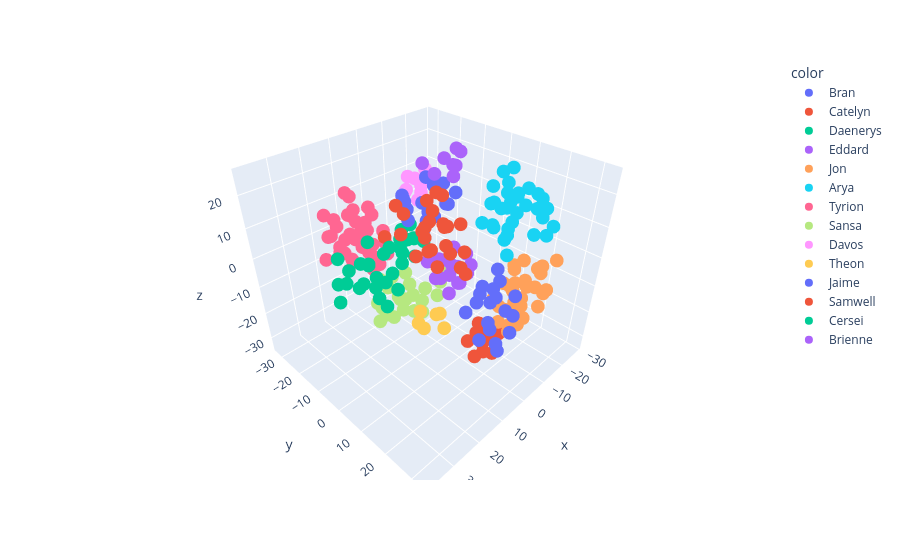

Notebook code cell kept with this figure:
### Code cell
# 3D viz
tsne = TSNE(n_components=3, init='random', learning_rate='auto')
data = tsne.fit_transform(X)
scatter_x = data[:, 0]
scatter_y = data[:, 1]
scatter_z = data[:, 2]
px.scatter_3d(x=scatter_x, y=scatter_y, z=scatter_z, color=got.Name)

### Figure 1 — Plotly figure (JSON) as saved in the notebook; plotly's stock layout.template omitted (floating-point values rounded to 4 significant figures)
{"data": [{"hovertemplate": "color=Bran<br>x=%{x}<br>y=%{y}<br>z=%{z}<extra></extra>", "legendgroup": "Bran", "marker": {"color": "#636efa", "symbol": "circle"}, "mode": "markers", "name": "Bran", "scene": "scene", "showlegend": true, "type": "scatter3d", "x": [-1.566, -0.09313, 2.394, 5.123, 3.262, 5.34, 1.814, 1.557, 7.024, 10.83, 7.55, 7.273, 9.887, 7.887, 11.91, 13.31, 13.01, 9.436], "y": [19.37, 22.34, 23.05, 20.71, 18.63, 23.77, 26.32, 28.62, 26.6, 23.6, 32.15, 32.32, 19.54, 25.49, 29.13, 32.92, 26.97, 29.6], "z": [-3.879, 1.127, 6.516, 1.278, -3.337, -2.18, -5.547, 0.5093, 1.995, 0.8518, -5.819, -0.3325, -5.31, -6.422, -3.893, -7.556, -8.126, -10.07]}, {"hovertemplate": "color=Catelyn<br>x=%{x}<br>y=%{y}<br>z=%{z}<extra></extra>", "legendgroup": "Catelyn", "marker": {"color": "#EF553B", "symbol": "circle"}, "mode": "markers", "name": "Catelyn", "scene": "scene", "showlegend": true, "type": "scatter3d", "x": [-3.123, 0.3502, 3.4, 12.25, 8.792, 10.56, 14.13, 4.414, 4.504, 9.066, 8.058, 7.058, 3.555, 2.93, -1.35, 3.634, -0.06253, -1.235, 3.777, 10.83, 12.6, 10.23, 8.054, 8.074, 5.749], "y": [7.181, 8.948, 13.44, -3.947, -4.809, -4.224, -6.854, 6.923, 7.293, 8.271, 2.519, 2.857, -1.198, 1.637, -0.1952, -0.1639, 1.577, -3.737, -2.824, 7.651, 3.838, 4.78, 11.82, 9.569, 12.94], "z": [1.796, -0.9682, 0.6629, 18.18, 14.05, 8.617, 8.26, 7.22, 13.41, 3.227, 9.387, 4.736, 17.45, 20.68, 17.67, 11.46, 9.917, 11.55, 7.293, 9.14, 6.198, 14.44, 8.676, 15.63, 16.92]}, {"hovertemplate": "color=Daenerys<br>x=%{x}<br>y=%{y}<br>z=%{z}<extra></extra>", "legendgroup": "Daenerys", "marker": {"color": "#00cc96", "symbol": "circle"}, "mode": "markers", "name": "Daenerys", "scene": "scene", "showlegend": true, "type": "scatter3d", "x": [30.13, 27.03, 28.57, 32.16, 28.5, 31.07, 23.24, 25.0, 24.1, 27.5, 29.64, 35.77, 37.83, 34.56, 34.86, 30.79, 26.8, 23.69, 26.85, 29.4, 25.23], "y": [12.29, 12.76, 6.877, 11.0, 12.79, 7.516, 10.26, 7.926, 4.611, 3.011, 2.466, 4.81, 4.48, 0.3932, -0.1373, 2.735, 5.231, 4.334, -0.8374, -3.105, -0.2887], "z": [4.256, 7.858, 9.069, 10.21, 13.31, 14.46, 12.33, 16.47, 12.71, 16.86, 11.42, 9.977, 5.387, 14.16, 6.609, 4.896, 0.8699, 3.744, 2.161, 6.443, 7.458]}, {"hovertemplate": "color=Eddard<br>x=%{x}<br>y=%{y}<br>z=%{z}<extra></extra>", "legendgroup": "Eddard", "marker": {"color": "#ab63fa", "symbol": "circle"}, "mode": "markers", "name": "Eddard", "scene": "scene", "showlegend": true, "type": "scatter3d", "x": [-3.117, -1.576, 0.6125, -8.076, -12.24, -8.912, -3.798, -6.874, -9.661, 1.588, -0.5381, -7.291, -3.722, -2.041, -0.7114], "y": [4.871, 7.236, 0.7898, -1.789, 2.333, 3.066, -0.5684, 2.007, -2.694, 2.503, -5.026, 5.162, 1.231, -2.974, 3.944], "z": [-4.332, -8.197, -1.833, -9.482, -9.386, -3.327, -4.866, -13.73, -4.021, -7.302, -6.042, -8.715, -9.508, -12.03, -13.38]}, {"hovertemplate": "color=Jon<br>x=%{x}<br>y=%{y}<br>z=%{z}<extra></extra>", "legendgroup": "Jon", "marker": {"color": "#FFA15A", "symbol": "circle"}, "mode": "markers", "name": "Jon", "scene": "scene", "showlegend": true, "type": "scatter3d", "x": [-11.78, -9.851, -11.89, -7.396, -7.691, -6.891, -13.04, -13.58, -13.25, -9.808, -15.07, -15.98, -18.45, -21.46, -28.47, -27.21, -24.98, -21.88, -23.26, -24.34, -25.77, -20.34, -15.7, -18.17, -20.81, -18.97, -18.83, -15.29, -10.15], "y": [17.63, 20.74, 22.14, 19.68, 24.5, 18.42, 17.56, 22.54, 19.01, 20.3, 12.4, 16.76, 18.26, 12.72, 17.7, 17.14, 14.59, 12.08, 14.26, 20.27, 23.84, 21.13, 25.76, 26.21, 23.87, 19.07, 13.83, 13.06, 13.41], "z": [-9.133, -5.459, -11.3, -14.35, -17.31, -19.56, -19.76, -19.64, -15.42, -24.04, -21.82, -27.24, -20.27, -19.03, -13.04, -18.24, -15.71, -11.0, -7.274, -7.036, -3.903, -5.537, -14.56, -9.5, -13.47, -12.59, -7.07, -12.42, -15.68]}, {"hovertemplate": "color=Arya<br>x=%{x}<br>y=%{y}<br>z=%{z}<extra></extra>", "legendgroup": "Arya", "marker": {"color": "#19d3f3", "symbol": "circle"}, "mode": "markers", "name": "Arya", "scene": "scene", "showlegend": true, "type": "scatter3d", "x": [-10.81, -12.41, -9.765, -9.942, -15.03, -20.17, -15.74, -14.93, -16.41, -20.76, -8.999, -7.196, -5.507, -11.3, -14.03, -20.19, -26.32, -26.51, -23.87, -28.19, -25.45, -27.38, -22.66, -17.08, -16.07, -20.41, -17.65, -14.42, -18.46, -14.81, -15.56], "y": [16.29, 13.76, 16.42, 11.5, 13.99, 24.07, 21.04, 25.35, 22.58, 20.99, 10.7, 15.45, 18.41, 17.67, 15.51, 17.85, 15.87, 10.7, 12.09, 13.4, 4.2, 6.707, 7.545, 4.884, 8.682, 8.886, 9.659, 7.676, 10.49, 7.45, 3.007], "z": [1.403, 4.71, 8.466, 8.817, 9.499, 10.08, 8.036, 9.976, 13.79, 14.28, 16.34, 17.36, 19.31, 15.3, 18.3, 17.78, 13.4, 14.81, 10.72, 8.444, 14.79, 11.49, 10.62, 16.75, 22.71, 22.59, 16.1, 13.56, 4.391, 5.959, 4.586]}, {"hovertemplate": "color=Tyrion<br>x=%{x}<br>y=%{y}<br>z=%{z}<extra></extra>", "legendgroup": "Tyrion", "marker": {"color": "#FF6692", "symbol": "circle"}, "mode": "markers", "name": "Tyrion", "scene": "scene", "showlegend": true, "type": "scatter3d", "x": [21.1, 21.36, 17.81, 16.55, 21.09, 15.13, 8.534, 13.26, 7.019, 11.85, 12.92, 8.496, 6.118, 3.188, 8.149, 17.29, 4.764, 11.22, 14.38, 6.325, 12.36, 9.844, 11.53, 18.98, 14.03, 16.93, 5.518, 10.87, 14.77, 8.431, 19.64, 8.204, 12.51, 15.06, 18.91], "y": [-22.31, -24.36, -25.05, -18.11, -15.5, -16.03, -19.03, -20.62, -16.12, -26.2, -31.38, -29.25, -25.02, -27.57, -23.12, -20.87, -24.4, -27.2, -28.61, -31.21, -25.66, -29.72, -25.29, -19.57, -20.48, -25.04, -17.21, -21.78, -11.24, -12.87, -28.97, -17.23, -16.51, -11.76, -27.34], "z": [4.819, 10.81, 7.69, 11.21, 6.619, 6.514, 8.176, 7.017, 3.28, -0.2405, 0.8345, -4.309, -0.7045, 5.301, 3.685, -8.437, -6.264, 5.894, -4.784, 4.146, -8.991, 11.84, 12.85, -0.7169, 1.446, -4.009, -1.949, -3.253, -0.08152, -2.608, -7.215, -8.698, -1.997, -4.373, 1.393]}, {"hovertemplate": "color=Sansa<br>x=%{x}<br>y=%{y}<br>z=%{z}<extra></extra>", "legendgroup": "Sansa", "marker": {"color": "#B6E880", "symbol": "circle"}, "mode": "markers", "name": "Sansa", "scene": "scene", "showlegend": true, "type": "scatter3d", "x": [10.9, 5.586, 9.348, 9.215, 4.969, 8.478, 3.298, 9.09, 4.995, 11.53, 15.77, 14.85, 15.18, 2.777, 3.474, 6.985, 8.2, 11.06, 9.052, -5.082, -3.135, -7.019, -11.16, -11.19], "y": [-2.71, -1.128, -0.8107, -7.779, -7.323, -6.529, -7.672, -10.51, -11.81, -12.81, -5.705, -11.01, -10.0, -11.51, -17.33, -19.63, -13.76, -14.24, -16.28, -10.71, -10.18, -6.92, -9.602, -9.219], "z": [-12.82, -19.88, -17.1, -15.62, -12.89, -20.5, -18.23, -25.53, -21.32, -21.6, -17.68, -16.78, -23.24, -11.78, -16.07, -17.47, -15.89, -11.47, -25.1, -21.71, -25.5, -23.62, -21.59, -17.65]}, {"hovertemplate": "color=Davos<br>x=%{x}<br>y=%{y}<br>z=%{z}<extra></extra>", "legendgroup": "Davos", "marker": {"color": "#FF97FF", "symbol": "circle"}, "mode": "markers", "name": "Davos", "scene": "scene", "showlegend": true, "type": "scatter3d", "x": [-17.08, -13.81, -20.99, -21.98, -16.07, -17.6, -17.54, -18.17, -20.86], "y": [-24.63, -28.89, -22.72, -27.71, -26.53, -31.59, -32.44, -27.38, -28.52], "z": [4.331, 4.261, 8.133, 10.27, 9.106, 7.536, 2.4, 0.1027, 4.189]}, {"hovertemplate": "color=Theon<br>x=%{x}<br>y=%{y}<br>z=%{z}<extra></extra>", "legendgroup": "Theon", "marker": {"color": "#FECB52", "symbol": "circle"}, "mode": "markers", "name": "Theon", "scene": "scene", "showlegend": true, "type": "scatter3d", "x": [15.79, 19.14, 15.92, 14.77, 15.67, 12.16], "y": [8.582, 11.3, 10.06, 16.52, 14.45, 12.39], "z": [-7.928, -8.364, -13.0, -9.605, -5.531, -8.563]}, {"hovertemplate": "color=Jaime<br>x=%{x}<br>y=%{y}<br>z=%{z}<extra></extra>", "legendgroup": "Jaime", "marker": {"color": "#636efa", "symbol": "circle"}, "mode": "markers", "name": "Jaime", "scene": "scene", "showlegend": true, "type": "scatter3d", "x": [-9.273, -8.483, -13.83, -14.05, -9.174, -12.3, -8.2, -3.163, -5.164, -8.799, -3.702, -7.849, -4.892, -1.716, 1.143, -0.1741], "y": [-14.48, -10.42, -11.56, -6.617, -5.138, -8.843, -9.801, -9.236, -9.368, -13.73, -16.72, -14.72, -19.51, -16.94, -13.4, -13.25], "z": [15.72, 14.67, 13.14, 11.74, 10.2, 7.792, 4.592, 2.314, 7.523, 1.252, 2.243, 7.57, 7.337, 11.48, 12.93, 8.819]}, {"hovertemplate": "color=Samwell<br>x=%{x}<br>y=%{y}<br>z=%{z}<extra></extra>", "legendgroup": "Samwell", "marker": {"color": "#EF553B", "symbol": "circle"}, "mode": "markers", "name": "Samwell", "scene": "scene", "showlegend": true, "type": "scatter3d", "x": [-9.31, -12.3, -7.6, -5.925, -1.848, -6.75, -5.697, -1.811, -2.145, -2.241], "y": [10.16, 15.29, 12.74, 11.91, 14.44, 15.4, 18.12, 17.57, 14.16, 11.0], "z": [-28.3, -29.72, -32.62, -23.55, -23.23, -27.09, -31.81, -28.9, -33.59, -29.2]}, {"hovertemplate": "color=Cersei<br>x=%{x}<br>y=%{y}<br>z=%{z}<extra></extra>", "legendgroup": "Cersei", "marker": {"color": "#00cc96", "symbol": "circle"}, "mode": "markers", "name": "Cersei", "scene": "scene", "showlegend": true, "type": "scatter3d", "x": [-6.286, -2.248, -1.694, -11.03, -4.852, -6.247, -9.712, -7.644, -6.538, -5.101], "y": [-12.51, -15.76, -18.63, -22.13, -21.3, -16.65, -22.41, -18.36, -24.07, -21.43], "z": [-4.598, -3.688, -7.78, -9.719, -3.56, -12.31, -4.011, -6.765, -8.939, -12.63]}, {"hovertemplate": "color=Brienne<br>x=%{x}<br>y=%{y}<br>z=%{z}<extra></extra>", "legendgroup": "Brienne", "marker": {"color": "#ab63fa", "symbol": "circle"}, "mode": "markers", "name": "Brienne", "scene": "scene", "showlegend": true, "type": "scatter3d", "x": [-4.534, -4.657, -7.71, -6.153, -12.95, -15.47, -12.45, -8.647], "y": [-11.15, -6.421, -5.69, -0.894, -4.328, -8.178, -5.521, -2.885], "z": [22.62, 20.85, 24.8, 24.76, 25.62, 24.75, 21.2, 19.94]}], "layout": {"legend": {"title": {"text": "color"}, "tracegroupgap": 0}, "margin": {"t": 60}, "scene": {"domain": {"x": [0.0, 1.0], "y": [0.0, 1.0]}, "xaxis": {"title": {"text": "x"}}, "yaxis": {"title": {"text": "y"}}, "zaxis": {"title": {"text": "z"}}}}}
